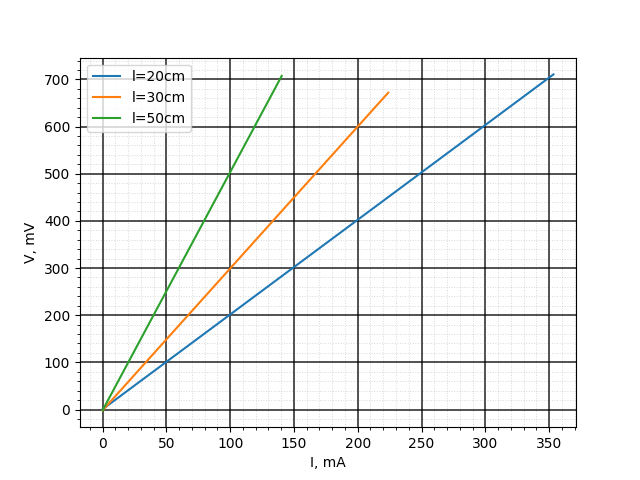

The script that saved this image:
import pandas as pd
import numpy as np
from matplotlib import pyplot as plt
from scipy.optimize import curve_fit


data = np.array(pd.read_excel('Измерения.xlsx'))
i20 = data[1:, 1]
u20 = data[1:, 2]
i30 = data[1:, 3]
u30 = data[1:, 4]
i50 = data[1:, 5]
u50 = data[1:, 6]

def linear_func(x, a, b):
    return a * x + b

def lsm(v, u): 
    params, covariance = curve_fit(linear_func, v, u)
    x = np.linspace(0, max(v)*1.15, 100)
    y = params[0] * x + params[1]
    return x, y, params[0], np.sqrt(np.diag(covariance))

x20, y20 = lsm(i20, u20)[0], lsm(i20, u20)[1]
print(lsm(i20, u20)[2:])
plt.plot(x20, y20, label="l=20cm")

x30, y30 = lsm(i30, u30)[0], lsm(i30, u30)[1]
print(lsm(i30, u30)[2:])
plt.plot(x30, y30, label="l=30cm")

x50, y50 = lsm(i50, u50)[0], lsm(i50, u50)[1]
print(lsm(i50, u50)[2:])
plt.plot(x50, y50, label="l=50cm")

plt.legend()

plt.minorticks_on()
plt.grid(which='major', linestyle='-', linewidth=1.2, alpha=0.8, color='black')
plt.grid(which='minor', linestyle=':', linewidth=0.7, alpha=0.3, color='gray')

plt.xlabel("I, mA")
plt.ylabel("V, mV")

plt.savefig('g.png')

plt.show()